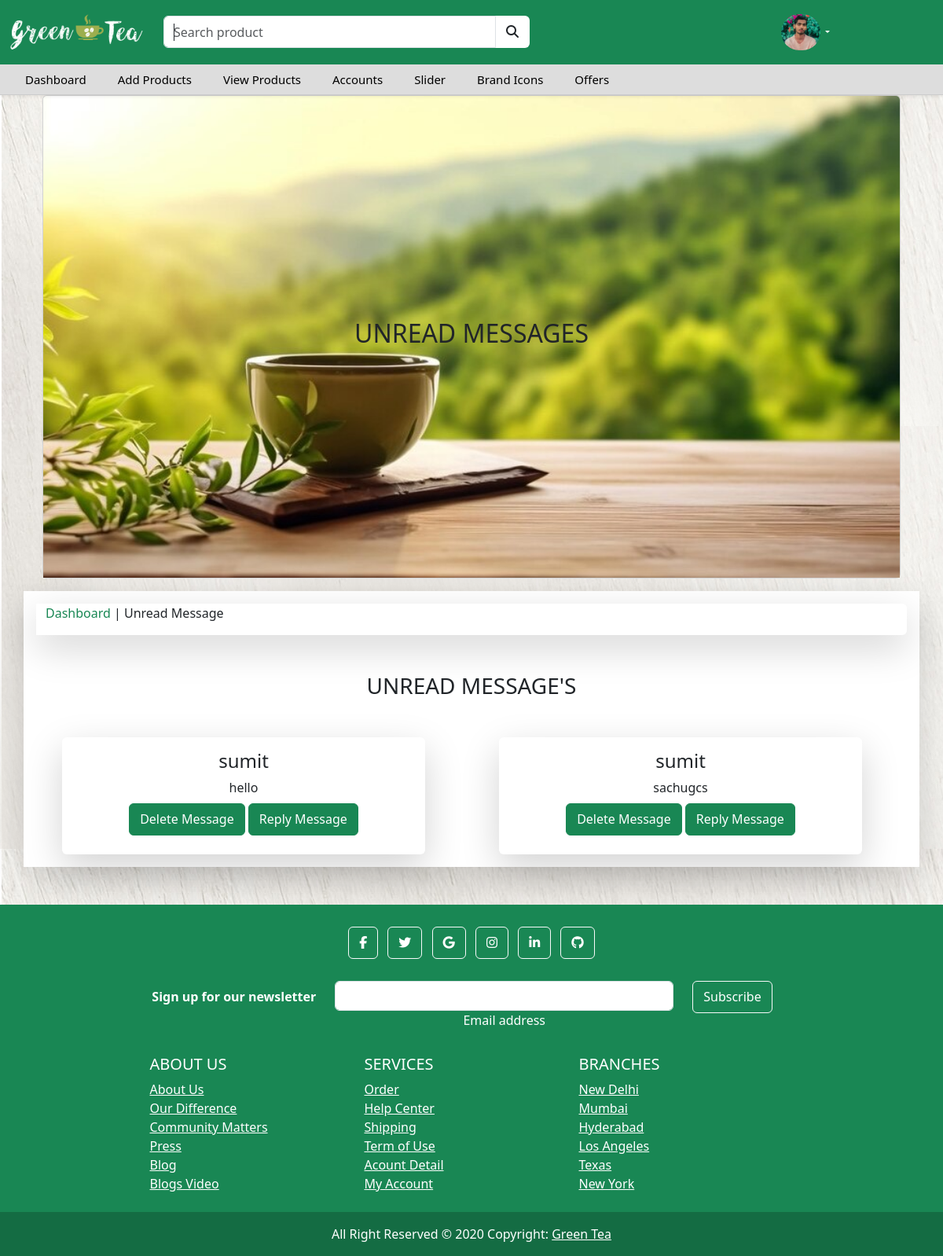
Screenshot of /Admin/unread.php (signed in) with the database file from the repository.
### tables this page shows
CREATE TABLE `contact` (
  `message_id` int(11) NOT NULL,
  `c_name` varchar(255) NOT NULL,
  `c_email` varchar(255) NOT NULL,
  `c_phone` varchar(15) NOT NULL,
  `c_message` mediumtext NOT NULL
);

### Admin/unread.php (the view, shortened to what this page needs)
<?php
include 'header.php';
$sql = "SELECT * FROM contact";
$result = mysqli_query($con, $sql);
if ($result = mysqli_query($con, $sql)) {
    $rowcount = mysqli_num_rows($result);
}
?>
<!DOCTYPE html>
<html lang="en">
<head>
    <link rel="stylesheet" href="bootstrap.min.css">
</head>
<body>
    <div class="container d-flex justify-content-center">
        <div class="row w-100">
            <div class="col-sm-12 col-md-12 text-dark">
                <div class="card ">
                    <img class="card-img-top w-100" src="../image/p3.jpg" alt="Card image">
                    <div class="card-img-overlay d-flex align-items-center justify-content-center">
                        <h2 class="card-title text-dark text-uppercase">Unread messages</h2>
                    </div>
                </div>
            </div>
        </div>
    </div>
    <div class="container bg-white text-dark shadow-lg bg-body w-100 my-3 p-3">
        <div class="container bg-white text-dark shadow-lg bg-body rounded w-100 ">
            <div class="row">
                <div class="col-sm-12 col-md-12 bg-white text-dark">
                    <p class="text-success">Dashboard <span class="text-dark">| Unread Message</span></p>
                </div>
            </div>
        </div>
        <h3 class="text-uppercase text-center my-5">unread message's</h3>
        <div class="row gap-1">
            <?php
            if ($rowcount > 0) {
                while ($row = $result->fetch_assoc()) {
                    ?>
                    <div class="container p-3 col-12 col-sm-12 col-md-5 bg-white shadow-lg bg-body rounded text-center ">
                        <h4>
                            <?php echo $row['c_name'] ?>
                        </h4>
                        <p class="p-0 m-0">
                            <?php echo $row['c_message'] ?>
                        </p>
                        <a href="messagedelete.php ?id=<?= $row['message_id'] ?>"
                            class="btn btn-success float-left w-auto rounded my-2"
                            onclick="alert('Do you want to delete this message?')">Delete Message</a>
                      <a href="mailto:<?php echo $row['c_email'] ?>" target="_blank"
                        class="btn btn-success float-left w-auto rounded my-2">Reply Message</a>
                    </div>
                    <?php
                }
            } else {
                ?>
                <strong>No any message yet</strong>
                <?php
                mysqli_free_result($result);
            }
            ?>
        </div>
    </div>
    <?php
    include 'footer.php'
        ?>
</body>
</html>

### Admin/header.php (shortened to what this page needs)
<?php
require '../db_connect.php';
$sql = "SELECT * FROM adminlogin ";
$result = mysqli_query($con, $sql);
while ($row = $result->fetch_assoc()) {
    $image = $row['image'];
}
?>
<!doctype html>
<html lang="en">
<head>
    <link rel="stylesheet" href="style.css">
    <link rel="stylesheet" href="bootstrap.min.css">
    <link href="https://stackpath.bootstrapcdn.com/font-awesome/4.7.0/css/font-awesome.min.css" rel="stylesheet">
    <link rel="stylesheet" href="bootstrap.min.css">
    <link rel="stylesheet" href="style.css">
</head>
<body>
    <div class="main-navbar shadow-sm sticky-top">
        <div class="top-navbar">
            <div class="container-fluid">
                <div class="row">
                    <div class=" col-4 col-sm-4 col-md-2 my-auto">
                        <img src="../image/logo2.png" alt="Avatar Logo" style=";" class="img-fluid">
                    </div>
                    <div class="col-8 col-sm-8 col-md-5 my-auto">
                        <form role="search">
                            <div class="input-group">
                                <input autofocus type="search" placeholder="Search product" class="form-control" />
                                <button class="btn bg-white" type="submit">
                                    <i class="fa fa-search text-dark"></i>
                                </button>
                            </div>
                        </form>
                    </div>
                    <div class="col-12 col-sm-12 col-md-4 my-auto">
                        <ul class="nav justify-content-end">
                            <li class="nav-item dropdown">
                                <a class="nav-link dropdown-toggle" href="#" role="button" data-bs-toggle="dropdown"> <i
                                        class="fas ">
                                        <img src="<?php echo "../image/" . $image ?>" alt="Avatar Logo" style="width:50px;"
                                            class="rounded-pill">
                                    </i> </a>
                            </li>
                        </ul>
                    </div>
                </div>
            </div>
        </div>
        <nav class="navbar navbar-expand-lg">
            <div class="container-fluid">
                <div class="collapse navbar-collapse" id="navbarSupportedContent">
                    <ul class="navbar-nav me-auto mb-2 mb-lg-0">
                        <li class="nav-item">
                            <a class="nav-link" href="index.php">Dashboard</a>
                        </li>
                        <li class="nav-item">
                            <a class="nav-link" href="addproduct.php">Add Products</a>
                        </li>
                        <li class="nav-item">
                            <a class="nav-link" href="view.php">View Products</a>
                        </li>
                        <li class="nav-item">
                            <a class="nav-link" href="Accounts.php">Accounts</a>
                        </li>
                        <li class="nav-item">
                            <a class="nav-link" href="slider.php">Slider</a>
                        </li>
                        <li class="nav-item">
                            <a class="nav-link" href="brandicons.php">Brand Icons</a>
                        </li>
                          <li class="nav-item">
                            <a class="nav-link" href="offers.php">Offers</a>
                        </li>
                    </ul>
                </div>
            </div>
        </nav>
    </div>
</body>
</html>

### Admin/style.css (style rules this page uses)
* { max-width: 100%; max-height: 100%; }
body { background-image: url(image/body-bg.jpg); }
.main-navbar { border-bottom: 1px solid #ccc; }
.main-navbar .top-navbar { background-color: #198754; padding-top: 10px; padding-bottom: 10px; }
.main-navbar .top-navbar .nav-link { color: #fff; font-size: 16px; font-weight: 500; }
.main-navbar .navbar { padding: 0px; background-color: #ddd; }
.main-navbar .navbar .nav-item .nav-link { padding: 8px 20px; color: #000; font-size: 15px; }
.btn { line-height: 1.8; background-color: #198754; padding: 5px 13px; display: inline-block; color: #fff; text-transform: capitalize; font-family: inherit; font-size: 16px; cursor: pointer; user-select: none; position: relative; overflow: hidden; vertical-align: middle; transition: color 0.3s ease; z-index: 2; }
.btn::before { position: absolute; content: ''; left: 0; top: 0; background: #42bf85; height: 100%; width: 0; z-index: -1; transition: width 0.3s ease; }
@media only screen and (min-width: 768px) { .main-navbar .top-navbar .nav-link { font-size: 12px; padding: 8px 10px; } }

### rows the page displays
contact: c_name "sumit", c_message "hello"
contact: c_name "sumit", c_message "sachugcs"
